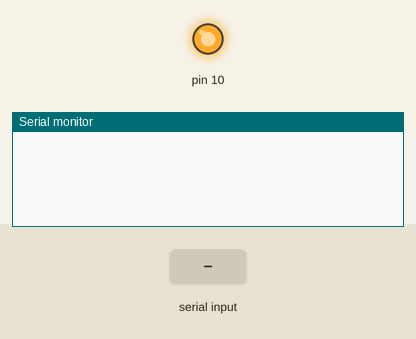
Simulated run of this sketch. Board: Arduino Uno, built with avr-gcc and run on an emulated ATmega328P. Shown: output pins drawn as LEDs (lit = HIGH), the last lines printed to the serial monitor. The test bench sets the inputs (shaded band). Pins used as bus, display or sensor lines are not drawn.

Above: at 1.2 s.
1.3 s: "1" received over Serial
At 1.9 s:
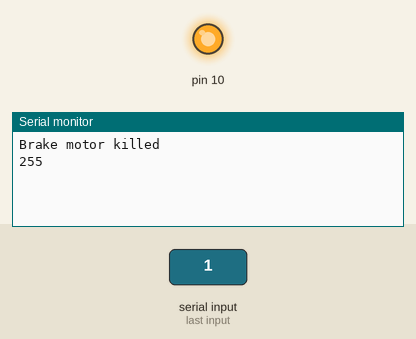
2.9 s: "2" received over Serial
At 4.7 s:
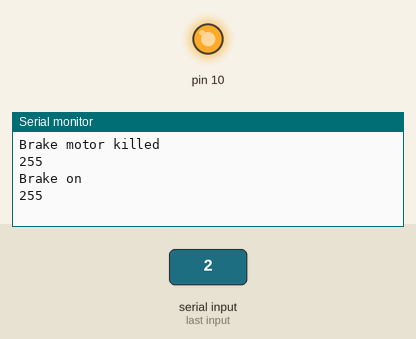
5.4 s: "3" received over Serial
At 7.6 s:
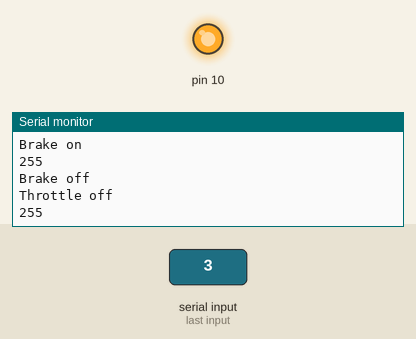

Measured:
- after the input at 1.3 s, the serial monitor: prints a new line after 0.10 s (image 1)
- after the input at 2.9 s, the serial monitor: prints a new line after 1.0 s (image 2)
- after the input at 5.4 s, the serial monitor: prints a new line after 0.75 s (image 3)

The sketch:

Brake_and_Throttle.ino
```cpp
/*
Wiring Configuration (Arduino Uno & DS1803-010 IC)
     Arduino GND -> GND Bus (Breadboard / Perf Board)
     Tie A2, A1, A0, and GND to GND (Pins 5, 6, 7, 8 of IC to GND)
     Attach 3.3v Teensy 3.5 (third down on the right side)
     Attach SCL0 Teensy 3.5 (pin 19) to Chip SCL (Pin 9) --
     Attach SDA0 Teensy 3.6 (pin 18) to Chip SDA (Pin 10) --
     Measuring Resistance across High End of Resistor (H0) and Wiper Terminal of Resistor (W0) (Pins 14 and 12 of IC) for brake control
     Measuring Resistance across High End of Resistor (H1) and Wiper Terminal of Resistor (W1) (Pins 1 and 4 of IC) for throttle control

Operation
     Chip Defaults to >10k Ohms on Power-On w/ No I2C Signal
     Send startup values of 128 adn 255 to brake pot and throttle pot respectivly to have them not run on start up
     based on what input the function reiceves (from either canbus or terminal) there are set actions to do
     the brake motor has three states, off, forward, and backward
     throttle has 2 states, off and increase

Serial Monitor is Enabled on 9600 Baud Rate for Monitoring Value of Variable "val"

*/

#include <SPI.h>
#include <Servo.h>

Servo myservo;

//pins
const int ledPin = 13;
const int CS = 15;

int throttle_val = 128;
byte address = 0x00;
int incomingByte; //user input
int input; //case for switch statment to select which pot to use and what to set the motor to

void setup() {
  pinMode (CS, OUTPUT);
  SPI.begin();
  Serial.begin(9600);
}

int digitalPotWrite(int value)
{
  digitalWrite(CS, LOW);
  SPI.transfer(address);
  SPI.transfer(value);
  digitalWrite(CS, HIGH);
}

void brakeOn() {
  myservo.write(135); // turns on one direction
  delay(1000);
  myservo.write(91); //stop motor
}

void brakeOff() {
  myservo.write(46); //turn the pther direction
  delay(750);
  myservo.write(91); //stop
}


void loop() {
   digitalPotWrite(throttle_val);
  if (Serial.available() > 0) {
    incomingByte = Serial.read();

    switch(incomingByte) {
      case '1':
        throttle_val = 255;
        myservo.write(91);
        Serial.println("Brake motor killed");
        break;
      case '2':
        throttle_val = 255;
        brakeOn();
        myservo.write(91);
        Serial.println("Brake on");
        break;
      case '3':
        throttle_val = 255;
        brakeOff();
        myservo.write(91);
        Serial.println("Brake off");
      case '4': //throttle off
        throttle_val = 255;
        Serial.println("Throttle off");
        break;

      case '5': //throttle increment up
        if (throttle_val < 10) {
          throttle_val = 5;
        }
        else {
          throttle_val -= 10;
        }

        Serial.println("Throttle increment up");
        break;

      case '6': //throttle increment down
        if (throttle_val > 118) {
          throttle_val = 124;
        }
        else {
          throttle_val += 10;
        }
        Serial.println("Throttle increment down");
        break;
      default:
        myservo.write(91);
        break;
    }
  Serial.println(throttle_val);
  }
  delay(100);
}
```
